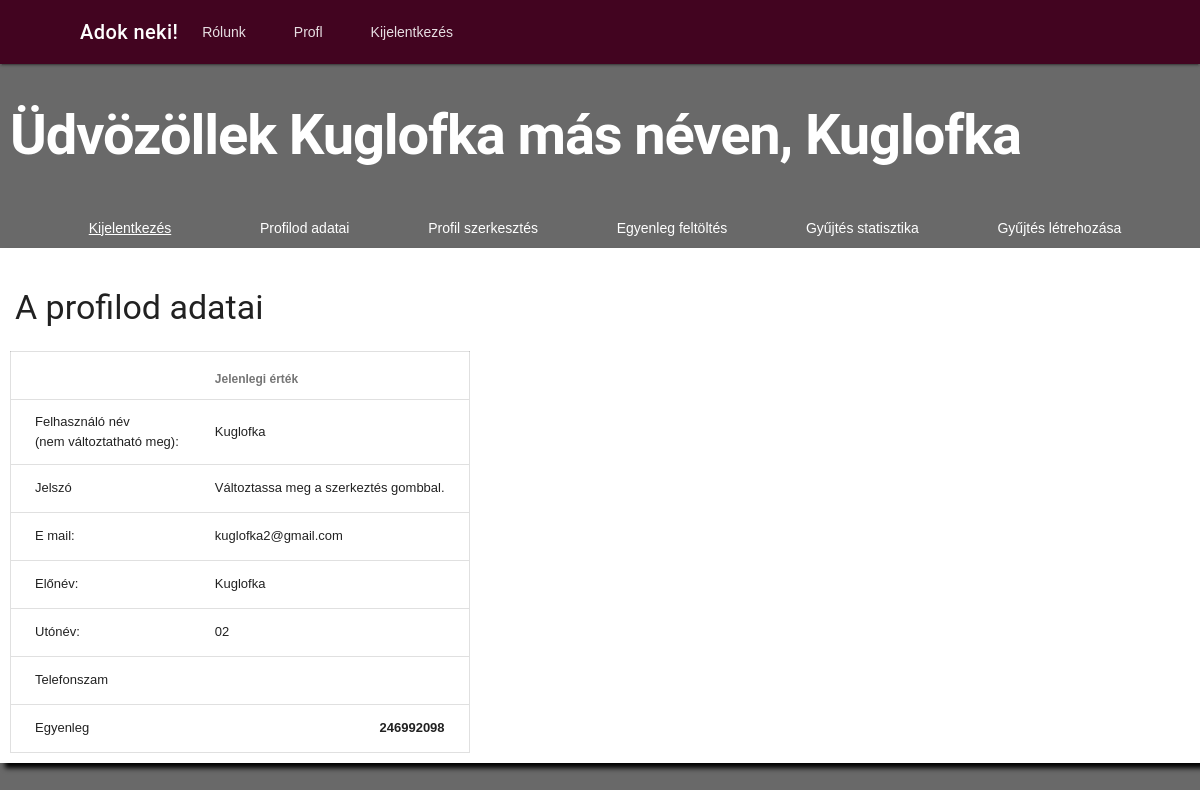
Before: /profil/ (signed in) with the older database file.
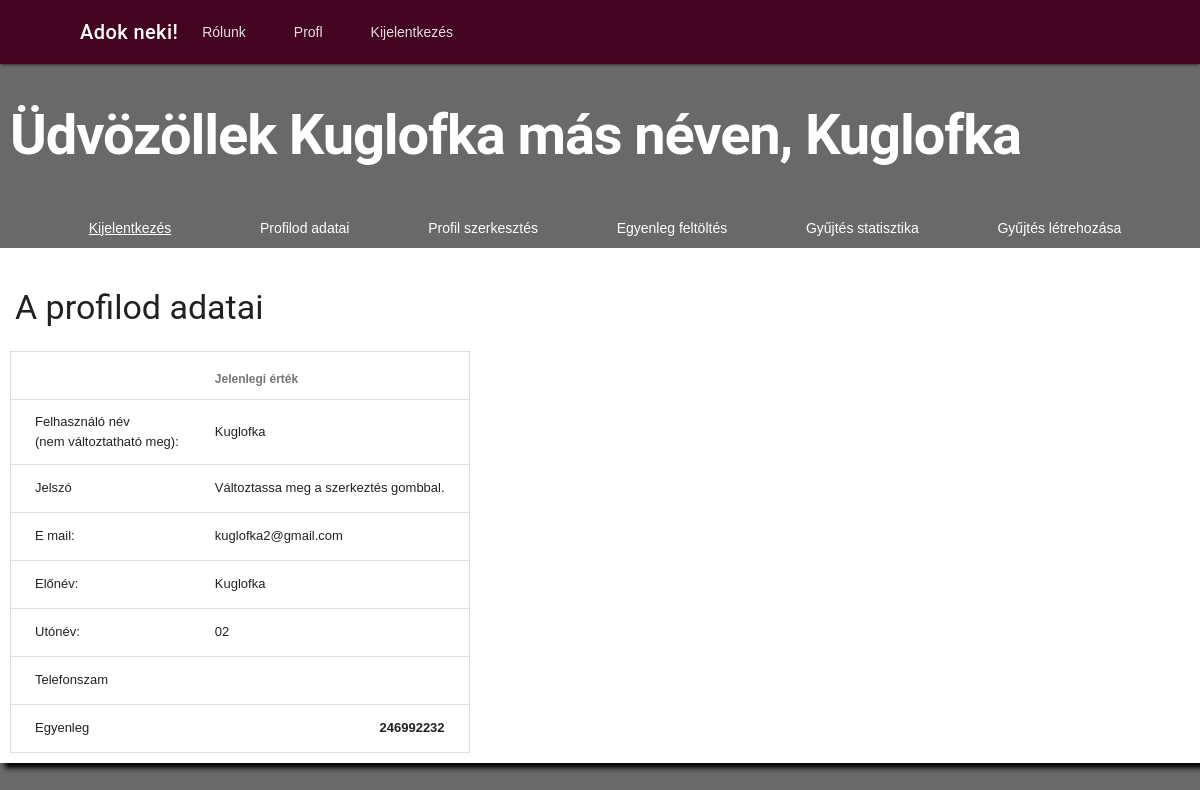
After: the same page with the newer database file.
### app/models.py (models this page shows, shortened)
class felhasznalo(models.Model):
    becenev = models.ForeignKey(
        settings.AUTH_USER_MODEL, on_delete=models.CASCADE)
    telefon = models.CharField(max_length=11)
    egyenleg = models.IntegerField(default=0)
    class Meta:
        ordering = ["id"]

### app/views.py (the view)
# urls.py: path("profil/", views.profil, name="profil"),
def profil(request):
    assert isinstance(request, HttpRequest)
    felhasznaloAlapertelmezett = User.objects.get(id=request.user.id)
    felhasznaloKiegeszito = felhasznalo.objects.get(becenev=request.user.id)
    return render(request, "templates/app/profil.html", {"cim": "Adok neki! - Profil", "felhasznaloAlapertelmezett": felhasznaloAlapertelmezett, "felhasznaloKiegeszito": felhasznaloKiegeszito})

### app/templates/app/profil.html (shortened to what this page needs)
{% extends "templates/app/layout.html" %}
{% block content %}
{% if user.is_authenticated %}
<h1 id="oldalcim">Üdvözöllek {{felhasznaloAlapertelmezett.first_name}} más néven,
	{{felhasznaloAlapertelmezett.username}} </h1>
<div class="mdl-tabs mdl-js-tabs mdl-js-ripple-effect" id="menu">
	<a href="{% url 'kijelentkezes'%}" id="kijelentkezes">Kijelentkezés</a>
	<a href="{%url 'profil'%}" id="ugras">Profilod adatai</a>
	<a href="{%url 'profilSzerk'%}" id="ugras">Profil szerkesztés</a>
	<a href="{%url 'egyenlegFel'%}" id="ugras">Egyenleg feltöltés</a>
	<a href="{%url 'gyujtesStat'%}" id="ugras">Gyűjtés statisztika</a>
	<a href="{%url 'ujGyujtes'%}" id="ugras">Gyűjtés létrehozása</a>
</div>
<div id="profilAdat" clas="mdl-grid">
	<div id="doboz" class="mdl-tabs__panel is active">
		<h3 id="dobozcim">A profilod adatai</h3>
		<table class="mdl-data-table mdl-js-data-table">
			<thead>
				<th class="mdl-data-table__cell--non-numeric"></th>
				<th class="mdl-data-table__cell--non-numeric">Jelenlegi érték</th>
			</thead>
			<tr>
				<td class="mdl-data-table__cell--non-numeric">Felhasználó név<br>(nem változtatható meg):</td>
				<td class="mdl-data-table__cell--non-numeric">{{felhasznaloAlapertelmezett.username}}</td>
			</tr>
			<tr>
				<td class="mdl-data-table__cell--non-numeric">Jelszó</td>
				<td class="mdl-data-table__cell--non-numeric">Változtassa meg a szerkeztés gombbal.</td>
			</tr>
			<tr>
				<td class="mdl-data-table__cell--non-numeric">E mail:</td>
				<td class="mdl-data-table__cell--non-numeric">{{felhasznaloAlapertelmezett.email}}</td>
			</tr>
			<tr>
				<td class="mdl-data-table__cell--non-numeric">Előnév:</td>
				<td class="mdl-data-table__cell--non-numeric">{{felhasznaloAlapertelmezett.first_name}}</td>
			</tr>
			<tr>
				<td class="mdl-data-table__cell--non-numeric">Utónév:</td>
				<td class="mdl-data-table__cell--non-numeric">{{felhasznaloAlapertelmezett.last_name}}</td>
			</tr>
			<tr>
				<td class="mdl-data-table__cell--non-numeric">Telefonszam</td>
				<td class="mdl-data-table__cell">{{felhasznaloKiegeszito.telefon}}</td>
			</tr>
			<tr>
				<td class="mdl-data-table__cell--non-numeric">Egyenleg</td>
				<td class="mdl-data-table__cell"><strong>{{felhasznaloKiegeszito.egyenleg}}</strong></td>
			</tr>
		</table>
	</div>
</div>
{% else %}
<p id="alternativValasz">Úgy tűnik, hogy nem vagy bejelentkezve! <a href="{% url 'bejelentkezes' %}">Jelentkezz be</a>
	az oldal megtekintéséhez!</p>
{% endif %}
{% endblock %}

Changed rows visible on the page:
changed felhasznalo: egyenleg "246992098" → "246992232"
